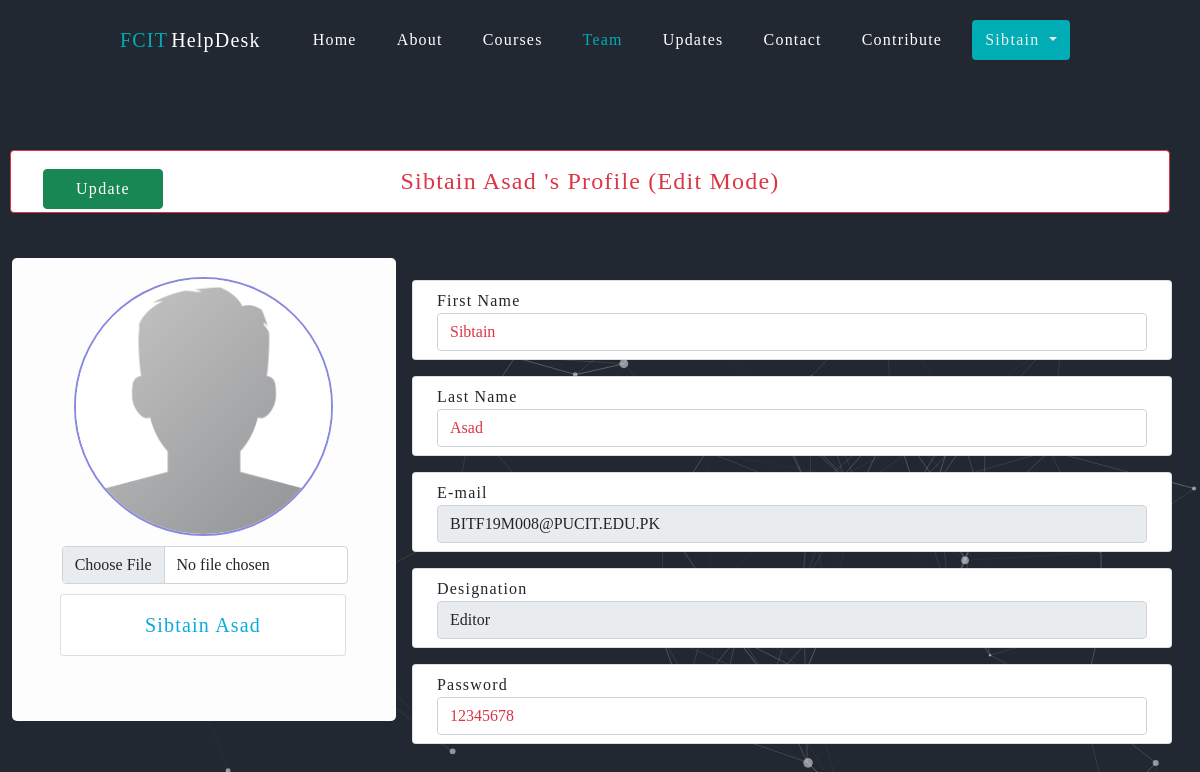
The app's page /userProfileEdit/14/ (signed in) with its own data.
### myDBMSapp/models.py (models this page shows, shortened)
class Register(models.Model):
    userMain = models.OneToOneField(User, null=True, on_delete=models.CASCADE)
    email = models.EmailField(('email address'), max_length=50, unique=True)
    first_name = models.CharField(('first name'), max_length=30, blank=True)
    last_name = models.CharField(('last name'), max_length=30, blank=True)
    password = models.CharField(('Password'), max_length=20, blank=True)
    profile_pic = models.ImageField( upload_to='users/', null=True, blank=True)
    DESIGNATION = (
        ('User', 'Just a User'),
        ('Contributor', 'Contributor'),
        ('Editor', 'Editor'),
    )
    designation = models.CharField(
        ('designation'), max_length=20, choices=DESIGNATION, default='User')
    date_registered = models.DateTimeField('Date Registered', null=True)

### myDBMSapp/views.py (the view)
# urls.py: path('userProfileEdit/<str:pk>/', views.userProfileEdit ,name="userProfileEdit"),
def userProfileEdit(request,pk):
    if request.user.is_anonymous:
        messages.success(request, "Log-in First to Continue :)")
        return redirect("/login")
    user=None
    if request.user.is_authenticated:
        user = Register.objects.get(id=pk)
    params = {"user":user,}
    return render(request, 'userProfileEdit.html', params)

### templates/userProfileEdit.html (shortened to what this page needs)
 <!DOCTYPE html>
<html lang="en">
  <head>
    <link
      rel="stylesheet"
      type="text/css"
      href="/static/css/stylesheet.css"
      media="only screen and (min-width:901px)"
    />
    <link
      rel="stylesheet"
      href="https://pro.fontawesome.com/releases/v5.10.0/css/all.css"
    />
    <link
      rel="stylesheet"
      href="https://pro.fontawesome.com/releases/v5.10.0/css/all.css"
    />
    <link
      href="https://cdn.jsdelivr.net/npm/bootstrap@5.0.0-beta1/dist/css/bootstrap.min.css"
      rel="stylesheet"
    />
    <link
      rel="stylesheet"
      href="https://pro.fontawesome.com/releases/v5.10.0/css/all.css"
    />
  </head>
  <body>
    <div id="particles-js">
      <div class="mainCourse">
        <div class="navbarCourses-container">
          <div class="navbarCourses">
            <div class="logocoursescontainer">
              <a href="/home" class="logotext"
                ><span class="logospan">FCIT </span> HelpDesk</a
              >
            </div>
            <div class="navMenuCoursesMain">
              <ul class="navmenucourses">
                <li>
                  <a href="/home" target="_blank"
                    >home</a
                  >
                </li>
                <li><a href="/about/{{user.id}}"  >About</a></li>
                <li><a href="/courses/{{user.id}}">courses</a></li>
                <li><a href="/team/{{user.id}}" style="color: #00adb5">Team</a></li>
                <li><a href="/socialmedia/{{user.id}}">Updates</a></li>
                <li><a href="/contact/{{user.id}}">contact</a></li>
                <li><a href="/contribute/{{user.id}}">contribute</a></li>
                <li>
                  <div class="dropdownCourse">
                    <button
                      class="dropdownMenuButton btn dropdown-toggle"
                      type="button"
                      id="dropdownMenuButton"
                      data-toggle="dropdown"
                      aria-haspopup="true"
                      aria-expanded="false"
                    >
                      {{user.first_name}}
                    </button>
                  </div>
                </li>
            </ul>
            </div>
          </div>
        </div>
        <h4 style="margin:70px 30px auto 10px !important;"  class="text-danger text-center card border border-danger py-3 mx-2 my-5">{{user.first_name}}
          {{user.last_name}} 's Profile (Edit Mode)</h4>
        </div>
        </div>
      <div class="profileContainer" id="qqqq">
        <div class="ProfilebtnContainerU">
          <button type="submit" form="myForm" class="btn btn-success m-2">Update</a></button>
        </div>
        <div class="Profileleft ProfileleftEdit">
          <div class="profilePicContainer">
            <div class="PicContainer">
            {% if user.profile_pic %}
            <img id="updateForm" src="{{user.profile_pic.url}}" alt="Editimg">
            {% else %}
            <img src="/media/users/default-avatar.png" alt="default-icon">
            {% endif %}
          </div>
        </div>
        <input type="file" name="profile_pic" id="id_profile_pic" class="form-control w-75 text-center inputFileProfile" form="myForm" accept="image/*" onchange="loadFile(event)"/>
        <div class="NameProfileContainer">
          <div class="card my-2 text-center mx-5">
            <div class="card-body ipContainerEdit py-2">
              <p>{{user.first_name}} {{user.last_name}}</p>
            </div>
          </div>
        </div>
        </div>
        <div class="ProfileRight">
        <div class="headerProfile">
          <div class="headProfileContainer">
          </div>
        </div>
        <div class="profileRightBody">
        <form  method="post"  action="/updateUserData/{{user.id}}/" id="myForm" enctype="multipart/form-data">
            <div class="card my-2 mx-3">
              <div class="card-body ipContainerEdit py-2 px-4">
                <span>First Name</span>
                <input type="text" id="fname" name="fname" aria-label="First name" class="form-control text-danger"
                  value={{user.first_name}} placeholder="First Name" required>
              </div>
            </div>
            <div class="card my-2 mx-3">
              <div class="card-body ipContainerEdit py-2 px-4">
                <span>Last Name</span>
                <input type="text" id="lname" name="lname" aria-label="Last name" class="form-control text-danger"
                  value={{user.last_name}} placeholder="Last Name" required>
              </div>
            </div>
            <div class="card my-2 mx-3">
              <div class="card-body ipContainerEdit py-2 px-4">
                <span>E-mail</span>
                <input type="text" id="email" name="email" aria-label="Email" class="form-control" value={{user.email}}
                  placeholder="First Name" disabled>
              </div>
            </div>
            <div class="card my-2 mx-3">
              <div class="card-body ipContainerEdit py-2 px-4">
                <span>Designation</span>
                <input type="text" id="fname" name="fname" aria-label="First name" class="form-control"
                  value={{user.designation}} placeholder="Designation" disabled>
              </div>
            </div>
            <div class="card my-2 mx-3">
              <div class="card-body ipContainerEdit py-2 px-4">
                <span>Password</span>
                <input type="text" id="password" name="password" aria-label="First name" class="form-control text-danger"
                  value={{user.password}} placeholder="Update your Password" required>
              </div>
            </div>
          </form>
        </div>
        </div>
        </div>
  </body>
</html>

### static/css/stylesheet.css (style rules this page uses)
:root { --DarkBlue: #ffbb00; --dark1: #222831; --dark2: #393e46; --primary: #00adb5; --body: #eeeeee; --Lato: "Lato", sans-serif; --fontBodyVaro: "Arvo", serif; --condensed: "Open Sans Condensed", sans-serif; --sourceCode: "Source Code Pro", monospace; --ubuntu: "Ubuntu", sans-serif; --ubuntuCondensed: "Ubuntu Condensed", sans-serif; --Ralweway: "Raleway", sans-serif; --marquee-width: 80vw; --marquee-height: 30vh; --marquee-elements: 5; --marquee-elements-displayed: 5; --marquee-element-width: calc( var(--marquee-width) / var(--marquee-elements-displayed) ); --marquee-animation-duration: calc(var(--marquee-elements) * 6s); }
body, html { padding: 0; margin: 0; box-sizing: border-box; font-family: "Raleway", monospace; letter-spacing: 1.2px; }
#particles-js { position: relative; background-color: var(--dark1); background-repeat: no-repeat; background-size: cover; display: flex; align-items: center; justify-content: center; max-width: 100vw; min-height: 150vh; }
.navbarCourses-container { display: flex; justify-content: center; }
.navbarCourses { width: 80%; display: flex; height: 10vh; z-index: 1; justify-content: center; align-items: center; }
.logocoursescontainer { display: flex; width: 30%; height: 100%; padding: 0; margin: 0; justify-content: flex-start; align-items: center; }
.logotext { display: flex; font-size: 20px; font-weight: 500; color: white; text-decoration: none; }
.logospan { color: var(--primary); padding-right: 3px; }
.navMenuCoursesMain { display: flex; height: 100%; width: 70%; }
.navmenucourses { display: flex; width: 100%; justify-content: flex-end; align-items: center; height: 100%; }
.navmenucourses li { display: flex; list-style-type: none; padding: 0 10px; }
.navmenucourses li a { text-transform: capitalize; display: flex; color: white; text-decoration: none; padding: 5px 10px; transition: all 0.3s; }
.dropdownMenuButton { padding: 5px 20px; background-color: var(--primary) !important; width: fit-content !important; border: none; color: var(--body) !important; border-radius: 5px; }
.btn { text-align: center; height: 40px; width: 120px; letter-spacing: 1.3px; border: none; border-radius: 3px; padding: 5px 10px; font-size: 20px; text-transform: capitalize; font-weight: lighter; background-color: var(--primary); color: var(--body); cursor: pointer; transition: all 0.5s; }
.mainCourse { position: absolute; width: 100%; flex-direction: column; }
* { box-sizing: border-box; margin: 0; top: 0; }
form { display: flex; flex-direction: column; }
.btn { width: 120px; height: 40px; }
* { font-family: var(--fontBodyVaro); }
.profileContainer { position: absolute; margin-top: 22vh; width: 100%; }
.Profileleft { border-right: 2px solid white; position: absolute; top: 13.4vh; background: #fdfdfd; border-radius: 5px; width: 32%; left: 1%; }
.ProfileleftEdit { border-right: 2px solid white; position: absolute; top: 82px; background: #fdfdfd; border-radius: 5px; width: 32%; left: 1%; height: 463px; }
.profilePicContainer { position: relative; }
.PicContainer { margin-top: 5%; display: flex; text-align: center; }
.PicContainer img { border: 2px solid rgba(27, 27, 194, 0.514); border-radius: 50%; width: 259px; height: 259px; background-position: center; margin: auto; }
.ProfileRight { position: absolute; width: 66%; left: 33%; display: flex; }
.ProfileRight { position: absolute; width: 66%; left: 33%; display: flex; height: 560px; }
.headerProfile { width: 100%; height: 10vh; }
.headProfileContainer { display: inline-block; padding: 10px; height: 10vh; margin: 2px; width: 67%; position: absolute; border-radius: 5px; text-align: center; }
.profileRightBody { position: absolute; top: 12vh; width: 100%; }
.ipContainerEdit span { display: inline-block; font-size: 16px; width: 100%; }
.ipContainerEdit p { font-size: 20px; color: #0babdb; margin: 7px auto 7px auto; }
.inputFileProfile { margin: 10px; margin-left: 13%; }
.ProfilebtnContainerU { position: absolute; margin: -15px 0 0 35px; }

### records on screen
Register: first_name "Sibtain", last_name "Asad", fname "Sibtain", lname "Asad", email "BITF19M008@PUCIT.EDU.PK", fname "Editor", password "12345678"
